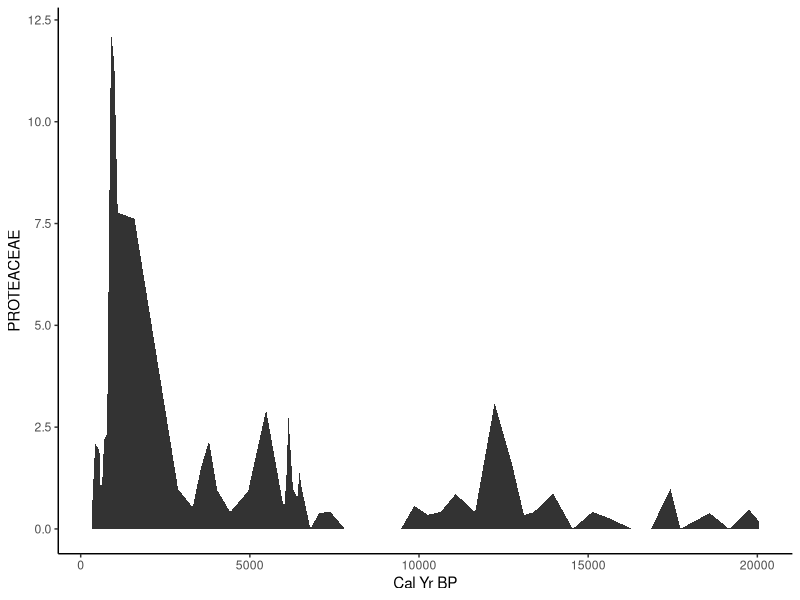
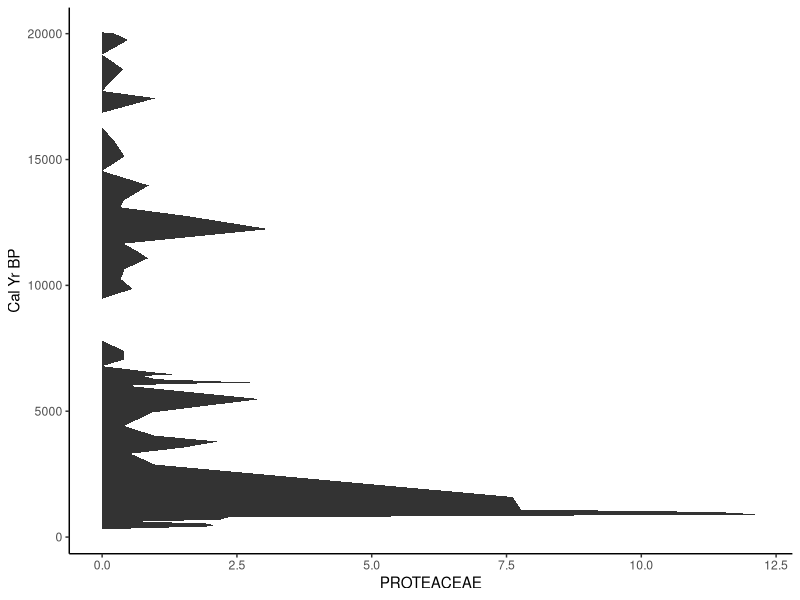
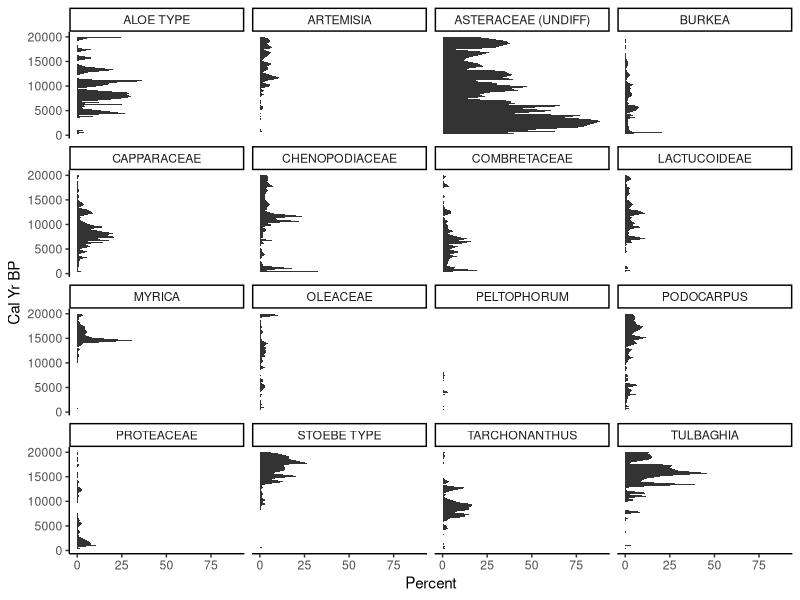

Source code (R) for these figures, in order:
library("tidyverse")

Wkr3 <- readxl::read_xls("data/wonderkrater1982pollen.xls", sheet = 'Wkr B3 Pollen Percentages', skip = 2)

g <- ggplot(Wkr3, aes(x = `Cal yr BP`, y = PROTEACEAE)) +
geom_area() +
labs(x = "Cal Yr BP") +
theme_classic()
g
g + coord_flip()

Wkr4 <- Wkr3 %>% pivot_longer(-`Cal yr BP`, names_to = "species", values_to = "Percentages") %>% 
  group_by(`species`) %>% 
  filter(max(Percentages) > 10)
Wkr4

g2 <- ggplot(Wkr4, aes(x = `Cal yr BP`, y = Percentages)) +
  geom_area() +
  labs(x = "Cal Yr BP", y = "Percent") +
  theme_classic() + 
  coord_flip() +
  facet_wrap(~ species) 

g2

